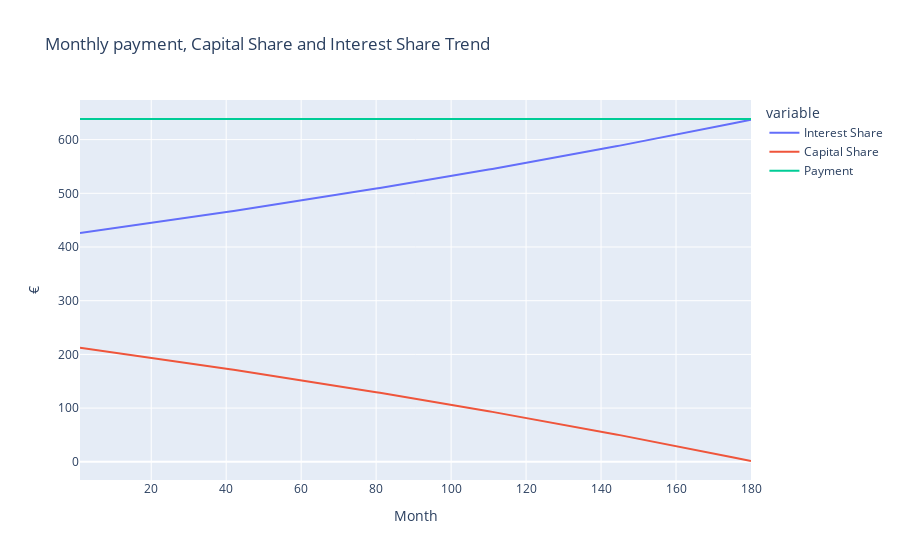

The cell this chart's notebook holds for it:
### Code cell
fig=px.line(data_frame=df,x=month,y=[val_q,int_q,payment],
            title="Monthly payment, Capital Share and Interest Share Trend",
            labels={"x":"Month","value":"€"}
)
newnames = {'wide_variable_0':'Interest Share','wide_variable_1':'Capital Share','wide_variable_2':'Payment'}
fig.for_each_trace(lambda t: t.update(name = newnames[t.name]))

fig

### Figure 1 — Plotly figure (JSON) as saved in the notebook; plotly's stock layout.template omitted (floating-point values rounded to 4 significant figures; data arrays with more than 128 entries replaced by an {"elided": "..."} marker saying what was removed)
{"data": [{"hovertemplate": "variable=wide_variable_0<br>Month=%{x}<br>€=%{y}<extra></extra>", "legendgroup": "wide_variable_0", "line": {"color": "#636efa", "dash": "solid"}, "marker": {"symbol": "circle"}, "mode": "lines", "name": "Interest Share", "orientation": "v", "showlegend": true, "type": "scatter", "x": {"elided": "180 int values"}, "xaxis": "x", "y": {"elided": "180 float values"}, "yaxis": "y"}, {"hovertemplate": "variable=wide_variable_1<br>Month=%{x}<br>€=%{y}<extra></extra>", "legendgroup": "wide_variable_1", "line": {"color": "#EF553B", "dash": "solid"}, "marker": {"symbol": "circle"}, "mode": "lines", "name": "Capital Share", "orientation": "v", "showlegend": true, "type": "scatter", "x": {"elided": "180 int values"}, "xaxis": "x", "y": {"elided": "180 float values"}, "yaxis": "y"}, {"hovertemplate": "variable=wide_variable_2<br>Month=%{x}<br>€=%{y}<extra></extra>", "legendgroup": "wide_variable_2", "line": {"color": "#00cc96", "dash": "solid"}, "marker": {"symbol": "circle"}, "mode": "lines", "name": "Payment", "orientation": "v", "showlegend": true, "type": "scatter", "x": {"elided": "180 int values"}, "xaxis": "x", "y": {"elided": "180 float values"}, "yaxis": "y"}], "layout": {"legend": {"title": {"text": "variable"}, "tracegroupgap": 0}, "title": {"text": "Monthly payment, Capital Share and Interest Share Trend"}, "xaxis": {"anchor": "y", "domain": [0, 1], "title": {"text": "Month"}}, "yaxis": {"anchor": "x", "domain": [0, 1], "title": {"text": "€"}}}}
